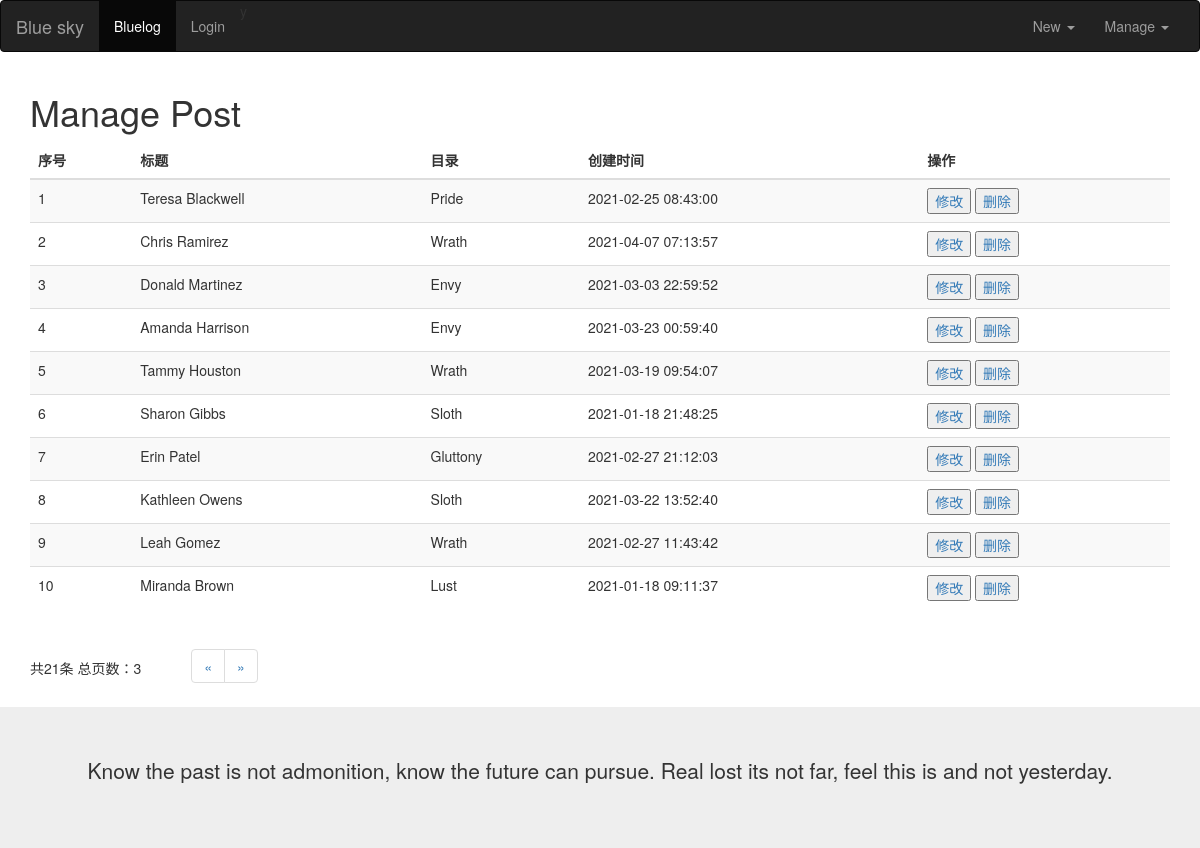
The app's page /admin/managepost, older data.
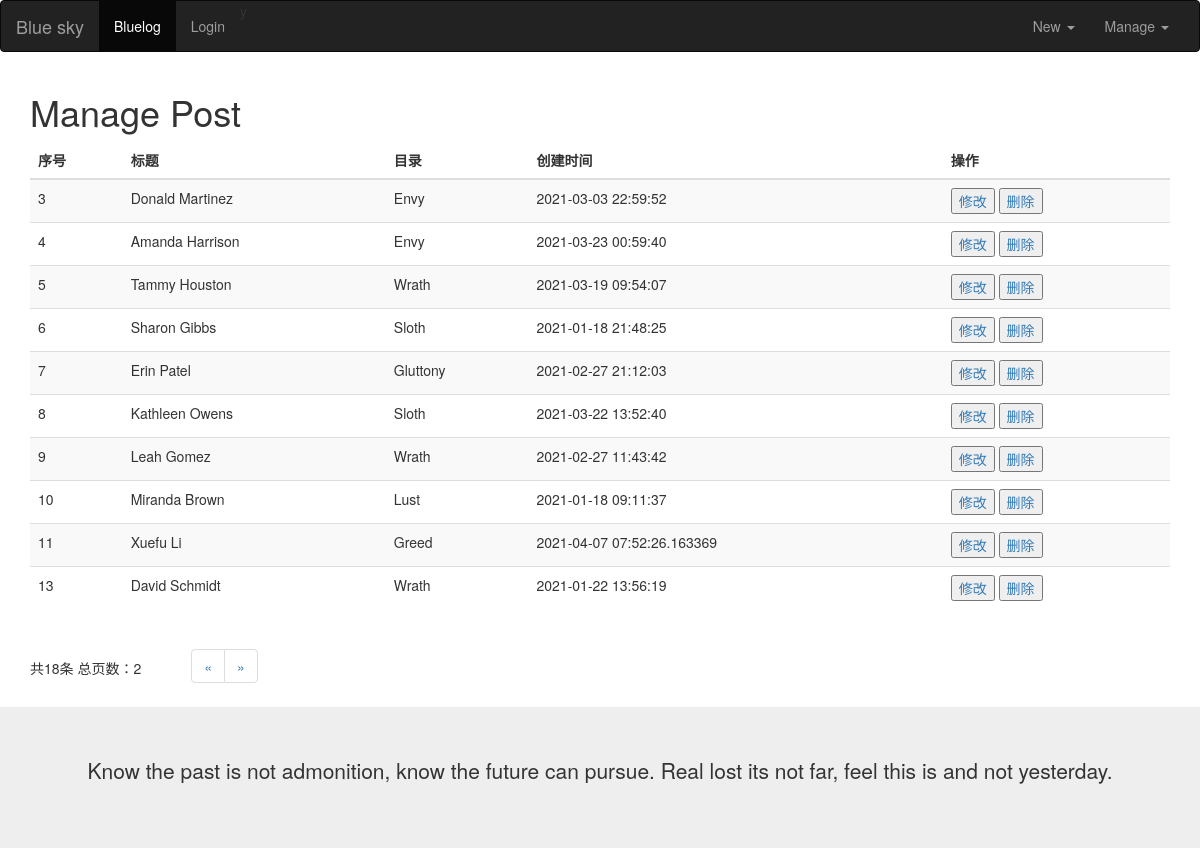
The same page, newer data.
### models.py (models this page shows)
class Post(db.Model):
    id = db.Column(db.Integer, primary_key=True)
    title = db.Column(db.String(20))
    category = db.Column(db.String(20))
    body = db.Column(db.Text)
    timestamp = db.Column(db.DateTime, default=datetime.utcnow, index=True)

### views/blogs/admin.py (the view)
@admin_app.route('/managepost', methods=['get', 'post'])
def managePost():
    page = request.args.get('page')
    if page is not None:
        posts = Post.query.paginate(int(page), 10)
    else:
        posts = Post.query.paginate(1, 10)
    return render_template("admin/manage_post.html", posts=posts.items,
                           pages=posts.pages,  # 总页数
                           total=posts.total,  # 总条数
                           pageList=posts.iter_pages(),  # 自动分页
                           next_num=posts.next_num,  # 下一页
                           prev_num=posts.prev_num  # 上一页
                           )

### templates/admin/manage_post.html (shortened to what this page needs)
{% extends 'blog_base.html' %}
{% block content %}
<h1>Manage Post</h1>
<div class="row">
    <div class="col-sm-12">
        <table class="table table-striped">
          <thead>
            <tr>
                <th>序号</th>
                <th>标题</th>
                <th>目录</th>
                <th>创建时间</th>
                <th>操作</th>
            </tr>
          </thead>
          <tbody>
            {% for blog_post in posts %}
            <tr>
                <td>{{ blog_post.id}}</td>
                <td>{{ blog_post.title}}</td>
                <td>{{ blog_post.category}}</td>
                <td>{{ blog_post.timestamp }}</td>
                <td>
                    <a href="{{ url_for("admin_app.editPost", post_id=blog_post.id) }}"><button type="button">修改</button></a>
                    <a href="{{ url_for("admin_app.deletePost", post_id=blog_post.id) }}">
                        <button type="button" onclick="return confirm('Are you sure?')">删除</button>
                    </a>
                </td>
            </tr>
            {% endfor %}
          </tbody>
        </table>
       <table>
            <tr>
            <td>共{{ total }}条 总页数：{{ pages }}</td>
            <td >
                <ul class="pagination" style="margin-left: 50px">
                    {% if prev_num != None %}
                        <li><a href="?page={{ prev_num }}">&laquo;</a></li>
                    {% else %}
                        <li><a href="#">&laquo;</a></li>
                    {% endif %}
                    {% if next_num != None %}
                        <li><a href="?page={{ next_num }}">&raquo;</a></li>
                    {% else %}
                        <li><a href="#">&raquo;</a></li>
                    {% endif %}
                </ul>
            </td>
            </tr>
        </table>
    </div>
</div>
{% endblock %}

### templates/blog_base.html (shortened to what this page needs)
<!DOCTYPE html>
<html>
<head>
	<link rel="stylesheet" href="https://cdn.staticfile.org/twitter-bootstrap/3.3.7/css/bootstrap.min.css">
</head>
<body>
<nav class="navbar navbar-inverse">
  <div class="container-fluid">
    <div class="navbar-header">
      <a class="navbar-brand" href="{{ url_for("index") }}">Blue sky</a>
    </div>
    <div class="collapse navbar-collapse" id="myNavbar">
      <ul class="nav navbar-nav">
        <li class="active"><a href="{{ url_for("blog_app.blogList") }}">Bluelog</a></li>
        <li><a href="{{ url_for("auth_app.blog_register") }}">Login</a></li>
      </ul>
      <ul class="nav navbar-nav navbar-right">
          <li class="dropdown">
            <a href="#" class="dropdown-toggle" data-toggle="dropdown">
                Manage <b class="caret"></b>
            </a>
        </li>
      </ul>y
       <ul class="nav navbar-nav navbar-right">
          <li class="dropdown">
            <a href="#" class="dropdown-toggle" data-toggle="dropdown">
                New <b class="caret"></b>
            </a>
        </li>
      </ul>
    </div>
  </div>
</nav>
<div class="container">
    {% block content %}
    {% endblock %}
</div>
<div class="jumbotron text-center" style="margin-bottom:0">
  <p>
      Know the past is not admonition, know the future can pursue.
      Real lost its not far, feel this is and not yesterday.
  </p>
</div>
</body>
</html>

Row changes from the older to the newer data that the page shows:
removed Post: id "1", title "Teresa Blackwell", category "Pride", timestamp "2021-02-25 08:43:00"
removed Post: id "2", title "Chris Ramirez", category "Wrath", timestamp "2021-04-07 07:13:57"
now on this page (row unchanged): Post: id "11", title "Xuefu Li", category "Greed", timestamp "2021-04-07 07:52:26.163369"
now on this page (row unchanged): Post: id "13", title "David Schmidt", category "Wrath", timestamp "2021-01-22 13:56:19"
Text that changed along with them:
{{ total }}: "21" → "18"
{{ pages }}: "3" → "2"
